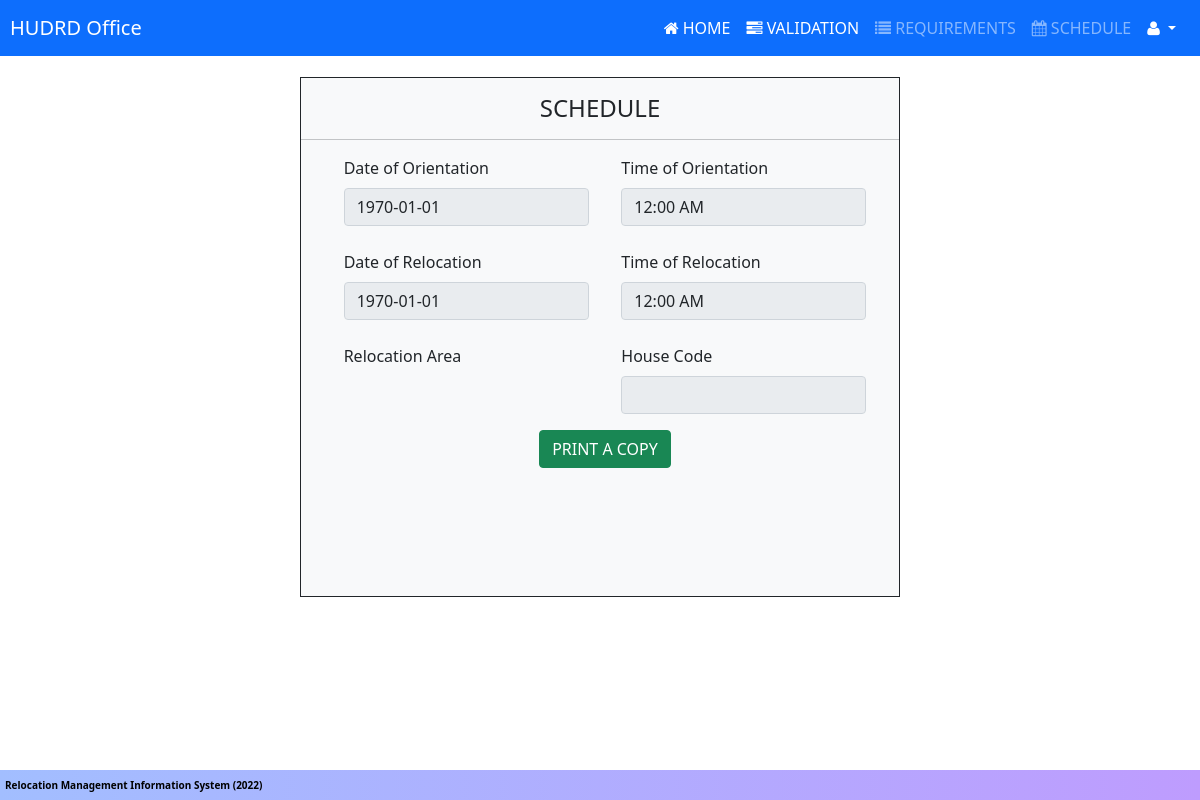
Screenshot of /userData/isf/isf-schedule.php (signed in) with the database file from the repository.
### tables this page shows
CREATE TABLE `tbl_schedule` (
  `s_id` int(11) NOT NULL AUTO_INCREMENT,
  `schedAllotment_date` date DEFAULT curdate(),
  `relocation_date` datetime DEFAULT NULL,
  `relocation_slot` varchar(255) DEFAULT NULL,
  `orientation_date` datetime DEFAULT NULL,
  `sched_remarks` varchar(255) DEFAULT NULL,
  `s_status` varchar(255) DEFAULT 'NOT ALLOCATED',
  `r_id` int(11) NOT NULL,
  `s_handler` varchar(100) DEFAULT 'PENDING',
  `user_id` int(11) DEFAULT NULL,
  PRIMARY KEY (`s_id`)
);

### userData/isf/checkIfHaveSched.php (called while the page is built, shortened)
<?php
$username = $_SESSION['username'];
$getID = $conn->query("SELECT tbl_users.user_id FROM tbl_users INNER JOIN tbl_accounts ON tbl_users.user_id = tbl_accounts.user_id WHERE tbl_accounts.user_name = '$username'");
if (mysqli_num_rows($getID) == 1) {
    $value = $getID->fetch_assoc();
    $user_id = $value['user_id'];
    $checkStatus = $conn->query("SELECT * FROM tbl_schedule WHERE user_id = $user_id");
    if (mysqli_num_rows($checkStatus) == 1) {
        $row = $checkStatus->fetch_assoc();
    } else {
        $display = false;
    }
} else {
    $display = false;
}

### userData/isf/isf-schedule.php (the view, shortened to what this page needs)
<?php include "../../includes/isf-header.php";
include "checkIfHaveSched.php";
?>
<div class="col-lg-6 pb-4 bg-light col-11 mb-2 mt-2 border border-1 border-dark ms-auto me-auto"
    style="min-height: 65vh; " id="printSched">
    <h4 class="m-3 text-center" style="text-align:center ;">SCHEDULE</h4>
    <hr>
    <div class="form-row justify-content-center w-100">
        <div class=" justify-content-evenly form-row w-100 text-start">
            <div class="form-group col-5 ">
                <label class=" form-label" for="">Date of Orientation</label>
                <input class="form-control" readonly
                    value="<?php echo date('Y-m-d', strtotime($row['orientation_date'])) ?>" type="text">
            </div>
            <div class="form-group col-5 ">
                <label class=" form-label" for="">Time of Orientation</label>
                <input class="form-control" readonly
                    value="<?php echo date('h:i A', strtotime($row['orientation_date'])) ?>" type="text">
            </div>
        </div>
        <br>
        <div class=" justify-content-evenly form-row w-100 text-start">
            <div class="form-group col-5 ">
                <label class=" form-label" for="">Date of Relocation</label>
                <input class="form-control" readonly
                    value="<?php echo date('Y-m-d', strtotime($row['relocation_date'])) ?>" type="text">
            </div>
            <div class="form-group col-5 ">
                <label class=" form-label" for="">Time of Relocation</label>
                <input class="form-control" readonly
                    value="<?php echo date('h:i A', strtotime($row['relocation_date'])) ?>" type="text">
            </div>
        </div>
        <br>
        <div class=" justify-content-evenly w-100 form-row text-start">
            <div class="form-group col-5 ">
                <label class=" form-label" for="">Relocation Area </label>
            </div>
            <div class="form-group col-5 ">
                <label class=" form-label" for="">House Code</label>
                <input class="form-control" readonly value="<?php echo $row['relocation_slot'] ?>" type="text">
            </div>
        </div>
        <br>
        <button class=" btn btn-success mt-3" id="printSchedbtn" onclick="printSchedule()">PRINT A COPY</button>
    </div>
</div>
<?php include "../../includes/footer.php" ?>

### css/navAndFoot.css (style rules this page uses)
body { font-family: "Franklin Gothic Medium", "Arial Narrow", Arial, sans-serif; height: auto; padding-top: 4.3rem; padding-bottom: 2.5rem; }

### css/header.css (style rules this page uses)
.form-group { margin-bottom: 1 rem; }
.form-row { display: flex; flex-wrap: wrap; margin-right: 5px; margin-left: 5px; }

### rows the page displays
tbl_schedule: orientation_date "1970-01-01", orientation_date "12:00 AM", relocation_date "1970-01-01", relocation_date "12:00 AM"
